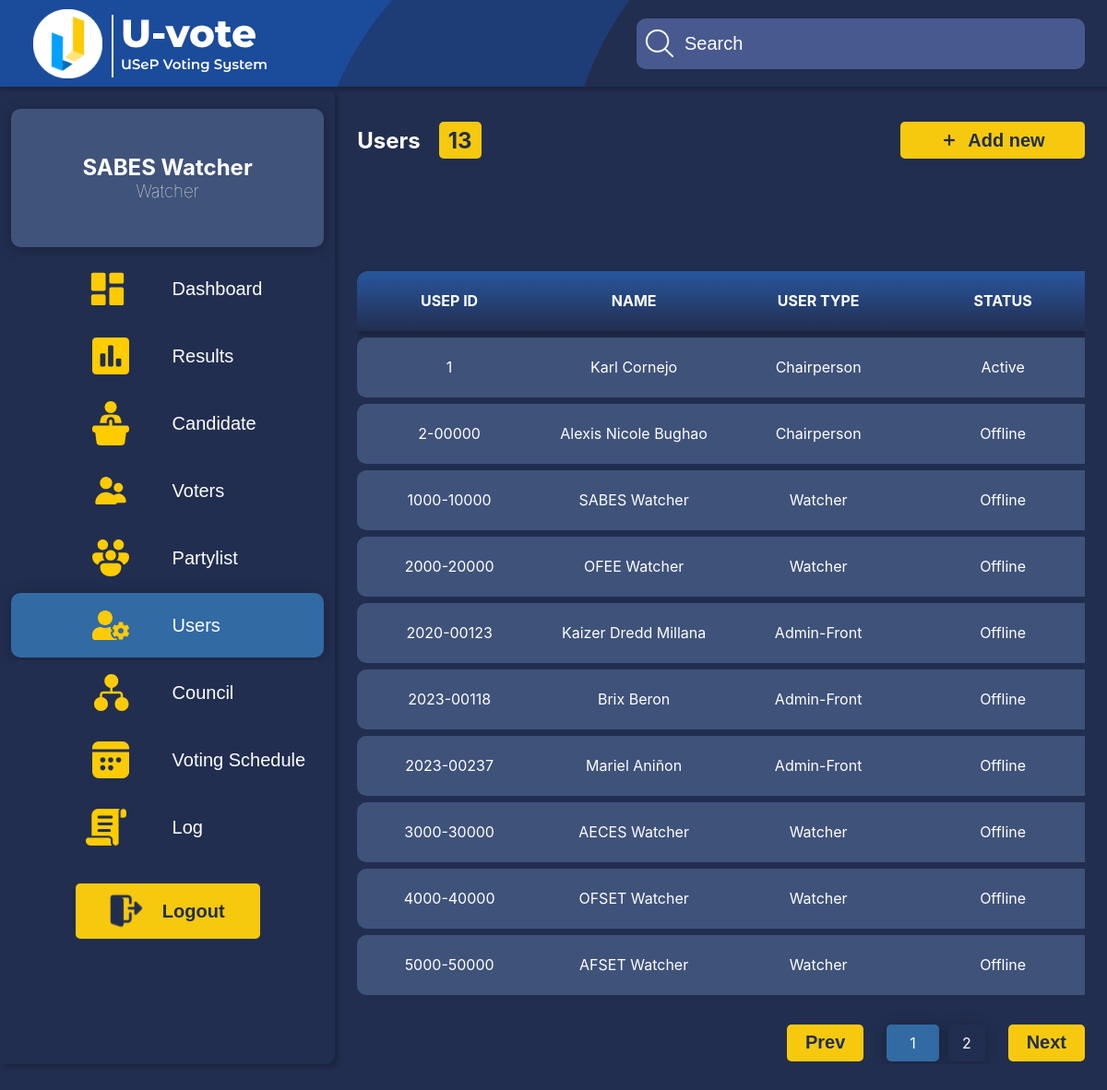
/Users.php (signed in), run on the app's committed database.
### tables this page shows
CREATE TABLE IF NOT EXISTS `users` (
  `usep_ID` int NOT NULL,
  `username` varchar(255) NOT NULL,
  `userpass` varchar(255) NOT NULL,
  `LName` varchar(255) NOT NULL,
  `FName` varchar(255) NOT NULL,
  `usertype` varchar(50) NOT NULL,
  `User_status` varchar(50) NOT NULL,
  `last_heartbeat` timestamp NULL DEFAULT NULL,
  `logged_out` tinyint(1) DEFAULT '0',
  PRIMARY KEY (`usep_ID`)
);

### Users.php (the view, shortened to what this page needs)
<?php
    include "DBSession.php";
    $usertype = $_SESSION['usertype'];
    $username = $_SESSION['username'];
    $sql = "SELECT fname, lname FROM users WHERE username = ? AND usertype = ?";
    $stmt = $conn->prepare($sql);
    $stmt->bind_param("ss", $username, $usertype);
    $stmt->execute();
    $stmt->bind_result($FName, $LName);
?>
<!DOCTYPE html>
<html lang="en">
<head>
</head>
<body>
    <header>
        <div class="logoName">
            <img id="Logo" src="U-Vote Logo.svg" alt="Logo">
            <img id="Name" src="U-Vote Name.svg" alt="Name">
        </div>
        <div class="searchspace">
            <div class="searchicon">
                <img src="search.png" alt="search icon">
                <input type="text" id="searchInput" placeholder="Search" alt="Search" onchange="searchTable()">
            </div>
        </div>
    </header>
    <div class="bodycontainer">
        <div class="menu">
            <div class="accounttag">
                <h2 class="username"><?php echo $FName. " " .$LName?></h2>
                <h3 class="usertype"><?php echo $usertype?></h3>
            </div>
            <div class="buttonContainer">
                <button onclick="switchHTML('Dashboard.php')">
                    <div><img src="dashboard.svg" alt="dashboard icon"></div>
                    <div>Dashboard</div>
                </button>
                <button onclick="switchHTML('Results.php')">
                    <div><img src="result.svg" alt="result icon"></div>
                    <div>Results</div>
                </button>
                <button onclick="switchHTML('Candidate.php')">
                    <div><img src="candidates.svg" alt="candidate icon"></div>
                    <div>Candidate</div>
                </button>
                <button onclick="switchHTML('Voters.php')">
                    <div><img src="voters.svg" alt="voters icon"></div>
                    <div>Voters</div>
                </button>
                <button onclick="switchHTML('Partylist.php')">
                    <div><img src="partylist.svg" alt="partylist icon"></div>
                    <div>Partylist</div>
                </button>
                <button id="selected">
                    <div><img src="user.svg" alt="user icon"></div>
                    <div>Users</div>
                </button>
                <button onclick="switchHTML('Council.php')">
                    <div><img src="council.svg" alt="council icon"></div>
                    <div>Council</div>
                </button>
                <button onclick="switchHTML('Schedule.php')">
                    <div><img src="schedule.svg" alt="calendar icon"></div>
                    <div>Voting Schedule</div>
                </button>
                <button onclick="switchHTML('Logs.php')">
                    <div><img src="log.svg" alt="log icon"></div>
                    <div>Log</div>
                </button>
                <br>
                <button id="logout" class="Logoutbutton">
                    <div><img src="logout.svg" alt="log out icon"></div>
                    <div>Logout</div>
                </button>
            </div>
        </div>
        <div class="content">
            <div class="contenthead">
                <div class="titlecontainer">
                    <div>
                        <h2>Users</h2>
                    </div>
                    <div class="yellowBG">
                        <h2 id="rowNumbershow">0</h2>
                    </div>
                </div>
                <div class="dropdown">
                    <button id="add"><img src="plus.png" alt="plus icon">Add new</button>
                </div>
            </div>
            <div class="tableandnav">
                <div class="tablecontainer">
                    <table id="Results">
                        <tr class="trheader">
                            <th class="thfirst">USEP ID</th>
                            <th>NAME</th>
                            <th>USER TYPE</th>
                            <th>STATUS</th>
                        </tr>
                        <?php
                        $sql = "SELECT * FROM users";
                        $result = $conn->query($sql);
                        if ($result->num_rows > 0) {
                            while ($row = $result->fetch_assoc()) {
                            $usep_ID = $row["usep_ID"];
                            if ($row["usep_ID"] == 1) {
                                $formatted_usep_ID = "1";
                            } else {
                                $year = substr($usep_ID, 0, 4);
                                $numeric_part = str_pad(substr($usep_ID, 4), 5, "0", STR_PAD_LEFT);
                                $formatted_usep_ID = $year . '-' . $numeric_part;
                            }
                        ?>
                                <tr>
                                    <td class="tdfirst"><?php echo $formatted_usep_ID; ?></td>
                                    <td><?php echo $row["FName"] . " " . $row["LName"] ?></td>
                                    <td><?php echo $row["usertype"] ?></td>
                                    <td><?php echo $row["User_status"] ?></td>
                                </tr>
                        <?php
                            }
                        }
                        ?>
                    </table>
                </div>
                <div class="navTable">
                    <div class="prevcontainer">
                        <button id="prevButton" onclick="navigateRows(-1)">Prev</button>
                    </div>
                    <div class="pageIndicator" id="pageNumbers">
                    </div>
                    <div class="nextcontainer">
                        <button id="nextButton" onclick="navigateRows(1)">Next</button>
                    </div>
                </div>
            </div>
        </div>
    </div>
</body>
</html>

### data on the page
users: FName "SABES", LName "Watcher", usep_ID "1000-10000", usertype "Watcher", User_status "Offline"
users: usep_ID "1", FName "Karl", LName "Cornejo", usertype "Chairperson", User_status "Active"
users: usep_ID "2-00000", FName "Alexis Nicole", LName "Bughao", usertype "Chairperson", User_status "Offline"
users: usep_ID "2000-20000", FName "OFEE", LName "Watcher", usertype "Watcher", User_status "Offline"
users: usep_ID "2020-00123", FName "Kaizer Dredd", LName "Millana", usertype "Admin-Front", User_status "Offline"
users: usep_ID "2023-00118", FName "Brix", LName "Beron", usertype "Admin-Front", User_status "Offline"
users: usep_ID "2023-00237", FName "Mariel", LName "Aniñon", usertype "Admin-Front", User_status "Offline"
users: usep_ID "3000-30000", FName "AECES", LName "Watcher", usertype "Watcher", User_status "Offline"
users: usep_ID "4000-40000", FName "OFSET", LName "Watcher", usertype "Watcher", User_status "Offline"
users: usep_ID "5000-50000", FName "AFSET", LName "Watcher", usertype "Watcher", User_status "Offline"

### other printed values
$usertype "Watcher"
